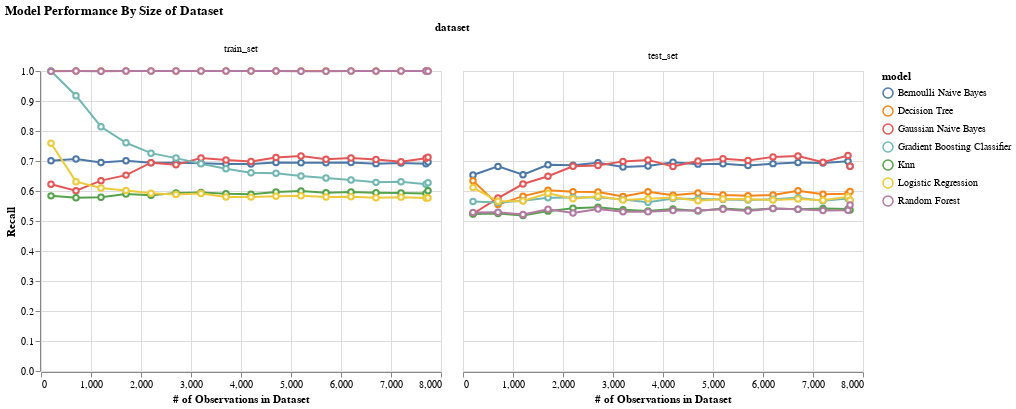

This figure's notebook cell:
### Code cell
perf_by_n_recall = create_alt_plot(
    dataset = perf_by_n_obs_avg[perf_by_n_obs_avg['grouping'] == "Macro Avg"],
    x_col = 'n_obs',
    x_name = '# of Observations in Dataset',
    y_col = 'recall',
    y_name = 'Recall',
    title = 'Model Performance By Size of Dataset'
)

perf_by_n_recall

### Figure 1 — Vega-Lite specification as saved in the notebook (floating-point values rounded to 4 significant figures; data arrays with more than 128 entries replaced by an {"elided": "..."} marker saying what was removed)
{"config": {"view": {"continuousWidth": 400, "continuousHeight": 300}}, "data": {"name": "data-a806c27f2a4f231191029cc6f0ebdfcf"}, "facet": {"field": "dataset", "sort": ["train_set", "test_set"], "type": "nominal"}, "spec": {"mark": {"type": "line", "point": {"filled": false, "fill": "white"}}, "encoding": {"color": {"field": "model", "type": "nominal"}, "x": {"field": "n_obs", "title": "# of Observations in Dataset", "type": "quantitative"}, "y": {"field": "recall", "title": "Recall", "type": "quantitative"}}}, "title": "Model Performance By Size of Dataset", "$schema": "https://vega.github.io/schema/vega-lite/v4.17.0.json", "datasets": {"data-a806c27f2a4f231191029cc6f0ebdfcf": {"elided": "238 records"}}}
